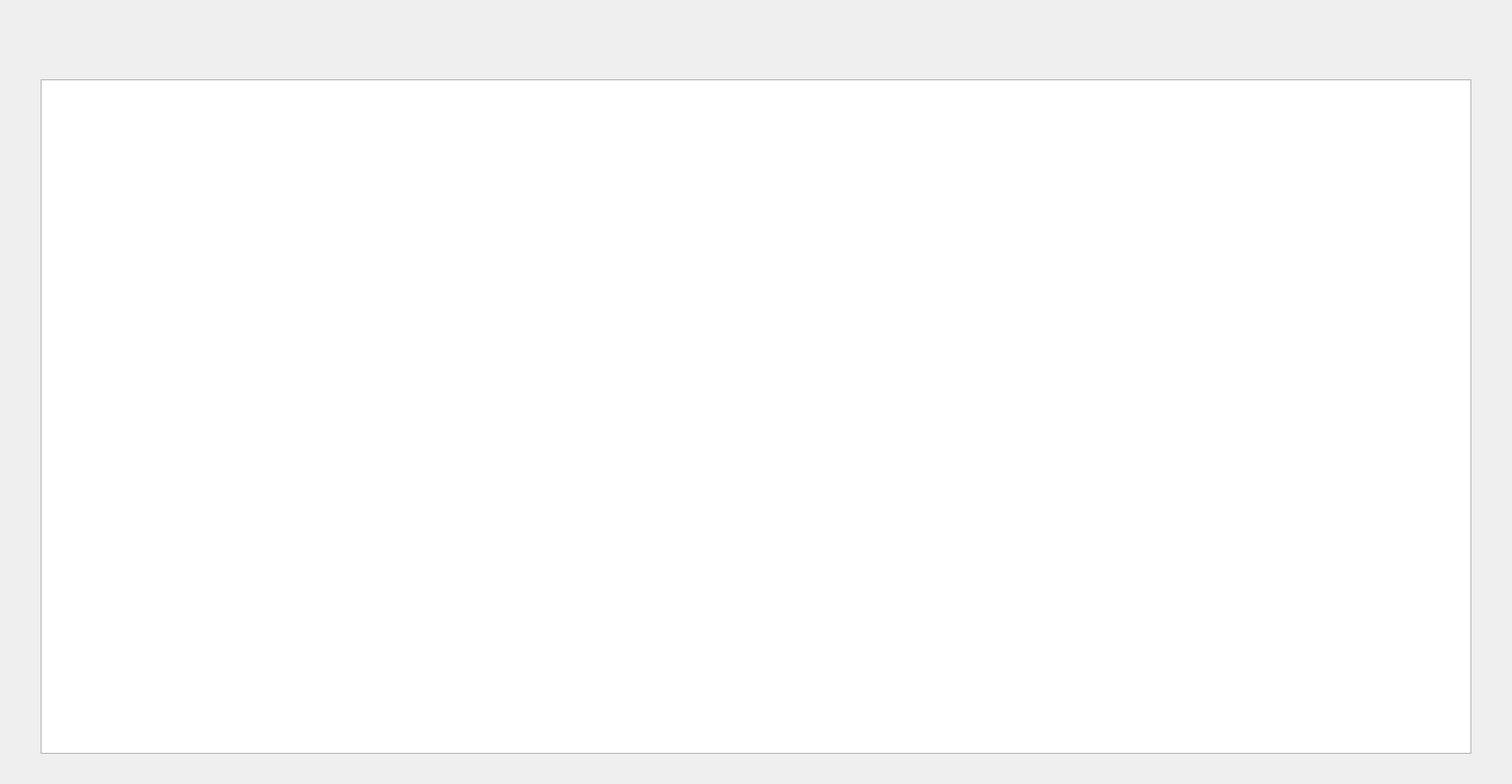
<?xml version="1.0" encoding="UTF-8" ?>
<ui version="4.0">
 <class>MainWindow</class>
 <widget class="QMainWindow" name="MainWindow">
  <property name="geometry"><rect><x>0</x><y>0</y><width>1600</width><height
        >830</height></rect></property>
  <property name="windowTitle"><string
      >Klyro — Digital Electronics Trainer</string></property>
  <property name="minimumSize"><size><width>1100</width><height
        >650</height></size></property>
  <widget class="QWidget" name="centralwidget">
   <layout class="QVBoxLayout" name="rootLayout">
    <property name="spacing"><number>0</number></property>
    <property name="leftMargin"><number>0</number></property>
    <property name="topMargin"><number>0</number></property>
    <property name="rightMargin"><number>0</number></property>
    <property name="bottomMargin"><number>0</number></property>
    <item>
     <widget class="QWidget" name="topBarHost" native="true">
      <property name="minimumSize"><size><width>0</width><height
                >84</height></size></property>
      <property name="maximumSize"><size><width>16777215</width><height
                >84</height></size></property>
      <layout class="QVBoxLayout" name="topBarHostLayout">
       <property name="spacing"><number>0</number></property>
       <property name="leftMargin"><number>0</number></property><property
                name="topMargin"
              ><number>0</number></property><property name="rightMargin"><number
                >0</number></property><property name="bottomMargin"><number
                >0</number></property>
      </layout>
     </widget>
    </item>
    <item>
     <widget class="QWidget" name="bodyHost" native="true">
      <layout class="QHBoxLayout" name="bodyLayout">
       <property name="spacing"><number>3</number></property>
       <property name="leftMargin"><number>0</number></property><property
                name="topMargin"
              ><number>0</number></property><property name="rightMargin"><number
                >0</number></property><property name="bottomMargin"><number
                >0</number></property>
       <item>
        <widget class="QWidget" name="leftPanelHost" native="true">
         <property name="minimumSize"><size><width>40</width><height
                      >0</height></size></property>
         <property name="maximumSize"><size><width>224</width><height
                      >16777215</height></size></property>
         <layout class="QVBoxLayout" name="leftPanelHostLayout">
          <property name="spacing"><number>0</number></property>
          <property name="leftMargin"><number>0</number></property><property
                      name="topMargin"
                    ><number>0</number></property><property
                      name="rightMargin"
                    ><number>0</number></property><property
                      name="bottomMargin"
                    ><number>0</number></property>
         </layout>
        </widget>
       </item>
       <item>
        <widget class="QWidget" name="centerPanelHost" native="true">
         <layout class="QVBoxLayout" name="centerPanelHostLayout">
          <property name="spacing"><number>0</number></property>
          <property name="leftMargin"><number>0</number></property><property
                      name="topMargin"
                    ><number>0</number></property><property
                      name="rightMargin"
                    ><number>0</number></property><property
                      name="bottomMargin"
                    ><number>0</number></property>
          <item>
           <widget class="BoardView" name="boardView">
            <property name="minimumSize"><size><width>0</width><height
                            >250</height></size></property>
           </widget>
          </item>
          <item>
           <widget class="QWidget" name="bottomPanelHost" native="true">
            <property name="minimumSize"><size><width>0</width><height
                            >32</height></size></property>
            <property name="maximumSize"><size><width>16777215</width><height
                            >164</height></size></property>
            <layout class="QVBoxLayout" name="bottomPanelHostLayout">
             <property name="spacing"><number>0</number></property>
             <property name="leftMargin"><number>0</number></property><property
                            name="topMargin"
                          ><number>0</number></property><property
                            name="rightMargin"
                          ><number>0</number></property><property
                            name="bottomMargin"
                          ><number>0</number></property>
            </layout>
           </widget>
          </item>
         </layout>
        </widget>
       </item>
       <item>
        <widget class="QWidget" name="rightPanelHost" native="true">
         <property name="minimumSize"><size><width>40</width><height
                      >0</height></size></property>
         <property name="maximumSize"><size><width>216</width><height
                      >16777215</height></size></property>
         <layout class="QVBoxLayout" name="rightPanelHostLayout">
          <property name="spacing"><number>0</number></property>
          <property name="leftMargin"><number>0</number></property><property
                      name="topMargin"
                    ><number>0</number></property><property
                      name="rightMargin"
                    ><number>0</number></property><property
                      name="bottomMargin"
                    ><number>0</number></property>
         </layout>
        </widget>
       </item>
      </layout>
     </widget>
    </item>
   </layout>
  </widget>
 </widget>
 <customwidgets>
  <customwidget>
   <class>BoardView</class>
   <extends>QGraphicsView</extends>
   <header>gui/BoardView.hpp</header>
  </customwidget>
 </customwidgets>
 <resources />
 <connections />
</ui>
